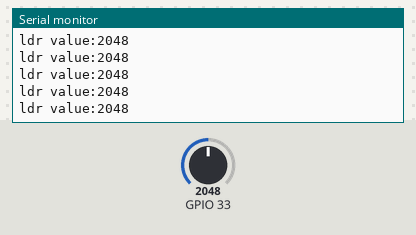
A sketch run on a simulated ESP32. Parts: the last lines printed to the serial monitor. The inputs (shaded band) are chosen by the test bench; at power-on: GPIO 33 = 2048.

Above: at 1.2 s.
1.3 s: GPIO 33 set to 2866
At 1.56 s:
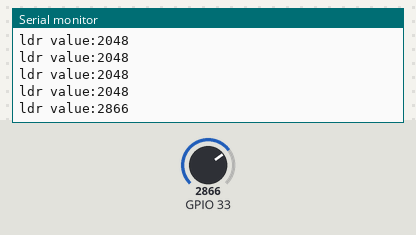
2.8 s: GPIO 33 set to 3603
At 2.96 s:
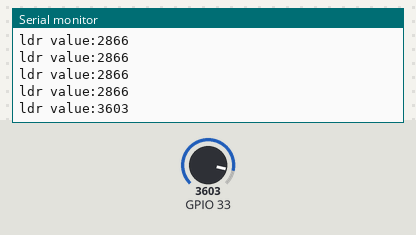
Timing chart, 0 to 5.8 s (numbered marks = the images above; inputs shaded):
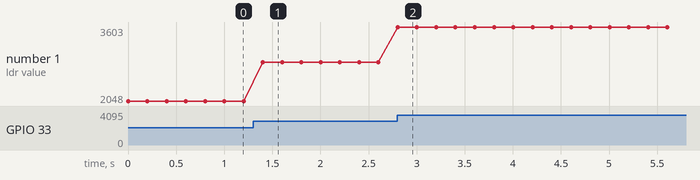

The sketch:

LDR.ino
```cpp
int ldr;
void setup()
{
pinMode(33,INPUT);
Serial.begin(115200);
}
void loop()
{
  ldr = analogRead(33);
  Serial.print("ldr value:");
  Serial.println(ldr);

 delay(200);
}
```

Measured:
- after the input at 1.3 s, the serial monitor: prints a new line after 0.10 s (image 1)
- after the input at 2.8 s, the serial monitor: prints a new line at once (image 2)
- plotted number 1: 2048 → 2866 after the input at 1.3 s, 2866 → 3603 after the input at 2.8 s
